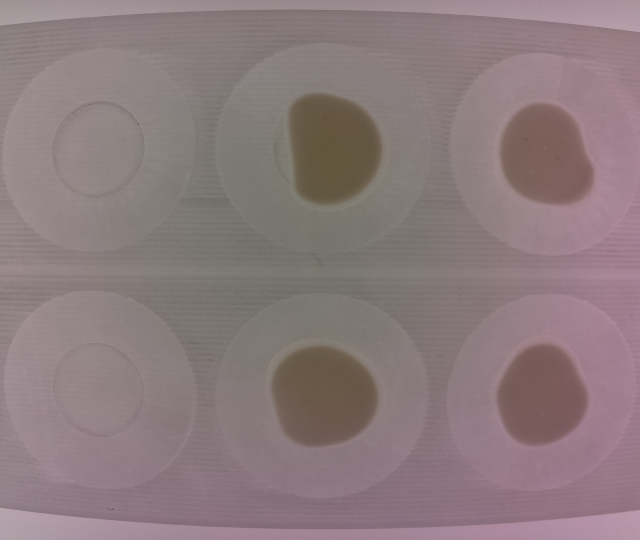
#> input picture chessboard/image_test_calibration.jpg, 1280 x 1080 px, given in place of the camera (shown at 1/2 size)
$ python FlyTracking.0.03.py   (older library calls are emulated)
#> lines starting #> are read from the running program, lines starting #| are printed output that depends on the picture; after the words box and inside, x2 and y2 are one past the last pixel; in counts of white or black regions, pixels touching at a corner belong together
### multipleObjectTracker_3.py
#!/usr/bin/env python3
# -*- coding: utf-8 -*-
"""
Created on Wed Dec 13 11:37:36 2017

@author: neberle
"""
import numpy as np
from scipy.optimize import linear_sum_assignment
import tracker_constant as const
import util
import csv
import cv2
import logging

class MultipleObjectTracker(object):
    def __init__(self):
        self.tracks = []
        self.indiceTrack = 0
        self.indiceFrame = 0

    # [184 lines left out: functions __delete_duplicate_tracks, update_tracks, not called in this run]

class Plot(object):

    # [4 lines left out: function __init__, not called in this run]

    def add_to_plot(self, _plot, _date):
        self.plot = _plot
        self.date = _date

class Track(object):
    # [53 lines left out: functions __init__, createFoo, add_to_track, not called in this run]

    def save_history(self):
        self.writer.writerow([self.idx , self.plot[0][0],self.plot[0][1],self.speed[0][0], self.speed[0][1],self.flag_touch ] )
        self.idx += 1

    # [10 lines left out: functions is_singular, is_dead, not called in this run]

    def is_alive(self):
        self.num_misses = 0
        self.roi_of_search = const.MAX_PIXELS_DIST_TRACK

    # [8 lines left out: function compute_speed, not called in this run]

    def get_length(self):
        return self.nbplot

    def get_latest_bb(self):
        return self.plot;

    # [5 lines left out: function updateStatus, not called in this run]

### FlyTracking.0.03.py
from imutils.video.pivideostream import PiVideoStream
from imutils.video import FPS
from picamera.array import PiRGBArray
from picamera import PiCamera
import argparse
import imutils
import time


import cv2
import numpy as np
from multipleObjectTracker_3 import MultipleObjectTracker
import tracker_constant as const


def nothing(x):
    pass


def main(args):
    #X vers le bas, Y vers la droite
    A = [ 45 , 95   ]
    B = [ 250 , 95  ]

    #kernel = np.ones((3,3),np.uint8)
    kernel = cv2.getStructuringElement(cv2.MORPH_ELLIPSE,(3,3))

    color = np.random.randint(0,255,(255,3))

    lk_params = dict( winSize  = (20,20),
                       maxLevel = 1,
                       criteria = (cv2.TERM_CRITERIA_EPS | cv2.TERM_CRITERIA_COUNT, 50, 0.1))

    marge_x = 1
    marge_y = 1
    seuil_bas = 60

    print("[INFO] sampling THREADED frames from `picamera` module...")
    vs = PiVideoStream((1280,960),30).start()
    time.sleep(2.0)


    # Check if camera opened successfully
    #if (cap.isOpened()== False):
    #    print("Error opening video stream or file")

    init_once = False
    numFrame = 0
    numVideo = 0
    #init du tracker
    tracker = MultipleObjectTracker()
    fps = FPS().start()

    cv2.namedWindow("res")
    cv2.createTrackbar('Seuil','res',60,255,nothing)
    cv2.createTrackbar('Display','res',1,3,nothing)

    display_flag = 1
    #0 : aucun affichage
    #1 : correspond à l'affichage des plots
    #2 : correspond à l'affichage continue des pistes
    #3 : correspond au masque binaire de l'image seuillee

    while True:
        print('***************************************************************')
        # Take each frame
        frame = vs.read()
#> frame is the input picture: shape (1080, 1280, 3); mean B, G, R 125.2, 122.8, 139.5
        height, width, _ = frame.shape
#> height = 1080; width = 1280

        if args["save_video"] == 1:
            if numFrame%1000 == 0:
                out = cv2.VideoWriter('/media/pi/02F0-F0FD1/video_out_' + str(numVideo) + '.avi',cv2.VideoWriter_fourcc('M','J','P','G'), 10, (1280,960))
                numVideo = numVideo + 1
                out.write(frame)
            else:
                if  numFrame%1000 == 999:
                    out.write(frame)
                    out.release()
                else:
                    out.write(frame)


        # Convert BGR to gray
        gray = cv2.cvtColor(frame, cv2.COLOR_BGR2GRAY)
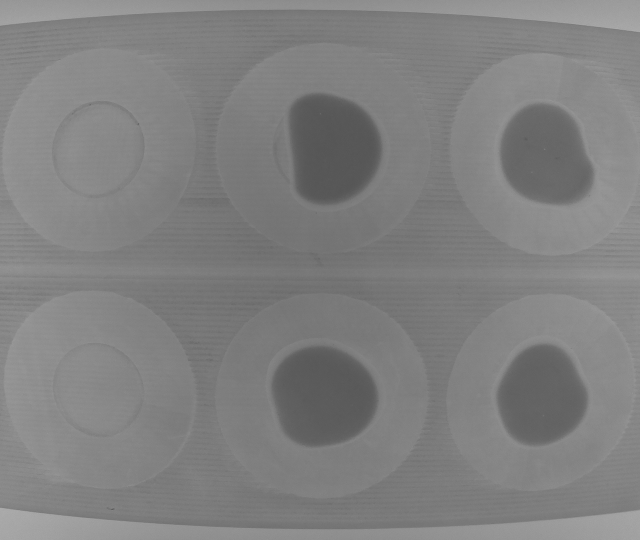
#> gray: shape (1080, 1280) (shown at 1/2 size); min 81, max 175, mean 128.1

        if display_flag==3:
            cv2.imshow('res',frame)

        # initialization of mask and store frame
        if not init_once:

            mask = np.zeros_like(frame)
            mask2 = np.zeros_like(frame)
            old_gray = np.zeros_like(frame)
            num_plot = 0
            init_once = True

        seuil_bas = cv2.getTrackbarPos('Seuil','res')
        display_flag = cv2.getTrackbarPos('Display','res')

        ret,thresh2 = cv2.threshold(gray,seuil_bas,255,cv2.THRESH_BINARY_INV)
#> thresh2: shape (1080, 1280); every value is 0
#> ret = 60
        thresh2_dilate = cv2.dilate(thresh2,kernel,iterations = 1)
        thresh2_median  = cv2.medianBlur(thresh2_dilate,5)

        if display_flag==3:
            cv2.imshow('res',thresh2_median)

        im2, contours, hierarchy = cv2.findContours(thresh2_median,cv2.RETR_TREE,cv2.CHAIN_APPROX_SIMPLE)
#> contours = []

        pos_t = np.empty((0,1,4), dtype='float32')

        #For each blob/contour
        for cnt in contours:
            rect = cv2.minAreaRect(cnt)
            perimeter = cv2.arcLength(cnt,True)
            #if the perimeteter is too high, then this blob is ignored
            if perimeter > const.MAX_PERIMETER_BLOB:
                continue
            #else this blob is a plot
            M = cv2.moments(cnt)
            area = cv2.contourArea(cnt)
            box = cv2.boxPoints(rect)
            box = np.int0(box)
            #print(area , ' ' , rect)
            if(area>10000):
                (cx,cy),(MA,ma),angle = cv2.fitEllipse(cnt)
                ellipse = cv2.fitEllipse(cnt)
                if display_flag==1:
                    frame = cv2.ellipse(frame,ellipse, (0,255,0), 1)
            else:
                if(M['m00']!=0):
                    cx = (M['m10']/M['m00'])
                    cy = (M['m01']/M['m00'])
                    MA = 2
                    ma = 2
                    angle = 0
                else:
                    cx = ((box[0][0] + box[1][0] + box[2][0] + box[3][0])/4)
                    cy = ((box[0][1] + box[1][1] + box[2][1] + box[3][1])/4)
                    angle = 0
                    MA = 2
                    ma = 2
                    angle = 0

            #cv2.drawContours(frame,[box],0,(0,0,255),2)
            current_plot = np.array([[[ cx,cy,angle*np.pi/180,area ]]],dtype='float32')
            #pos_t centroids of blob at time t
            pos_t = np.concatenate((pos_t,current_plot))
#> this loop made 0 passes
        #update of the tracker with new plots
#> (the run stopped early here; a loop or call above may not have finished)

$ run again, on chessboard/chess_02.jpg
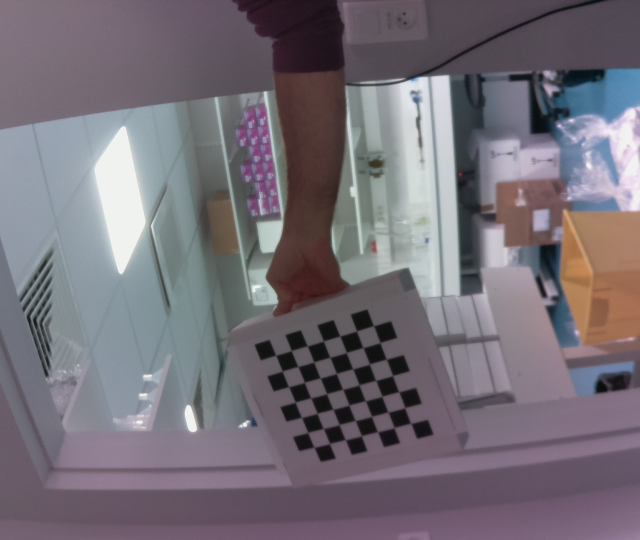
#> input picture chessboard/chess_02.jpg, 1280 x 1080 px, given in place of the camera (shown at 1/2 size)
#> in main, frame is the input picture: shape (1080, 1280, 3); mean B, G, R 119.1, 110.6, 116.9
#> in main, `ret,thresh2 = cv2.threshold(gray,seuil_bas,255,cv2.THRESH_BINARY_INV)`:
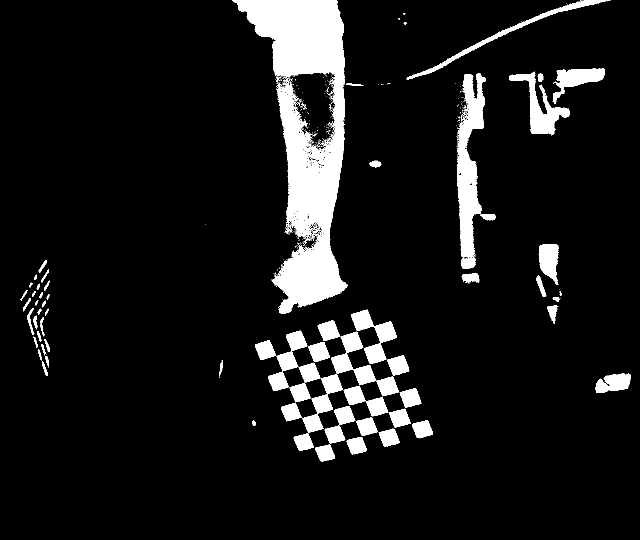
#> thresh2: shape (1080, 1280) (shown at 1/2 size); 9.2% white; 391 white regions (322 under 20 px), largest, box (x1, y1, x2, y2) and area: (464, 0, 695, 628) 60062, (914, 147, 972, 538) 11582, (1018, 143, 1140, 271) 4569
#> ret = 60
#> thresh2_dilate: shape (1080, 1280); 10.4% white; 82 white regions (32 under 20 px), largest, box (x1, y1, x2, y2) and area: (463, 0, 696, 629) 67603, (509, 618, 844, 924) 35505, (912, 146, 992, 539) 13875
#> in main, `thresh2_median  = cv2.medianBlur(thresh2_dilate,5)`:
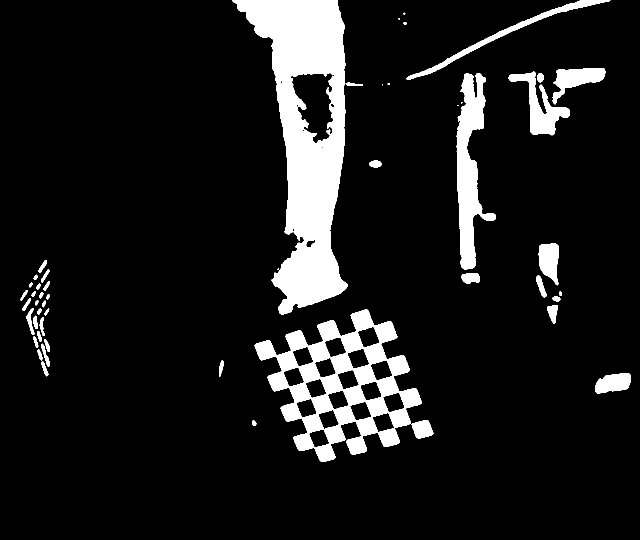
#> thresh2_median: shape (1080, 1280) (shown at 1/2 size); 10.4% white; 51 white regions (7 under 20 px)
#> contours = 78 contours, 14 with area under 20; largest, box (x1, y1, x2, y2) and area: (464, 0, 696, 629) 74951, (509, 619, 843, 924) 53742, (913, 146, 992, 539) 13389, (580, 145, 669, 288) 7836, (1017, 143, 1140, 271) 4886
#> the loop in main, `for cnt in contours:` made 78 passes
#> (rect, perimeter, area, box, cx, cy, current_plot) on passes 4 to 6: (((89.1, 736.8), (6.64, 31.31), -18.43), 71.94, 153, [[90, 752], [81, 723], [87, 720], [97, 750]], 89.13, 737.6, [[89.13, 737.6, 0, 153]]), (((441.6, 736.6), (33.54, 6.86), -78.69), 73.21, 144.5, [[441, 753], [434, 752], [441, 719], [448, 720]], 441.9, 735.2, [[441.9, 735.2, 0, 144.5]]), (((79.61, 709.1), (5.81, 22.79), -17.1), 52.63, 96, [[80, 720], [73, 699], [79, 697], [85, 719]], 79.51, 709.2, [[79.51, 709.2, 0, 96]])

$ run again, on chessboard/chess_03.jpg
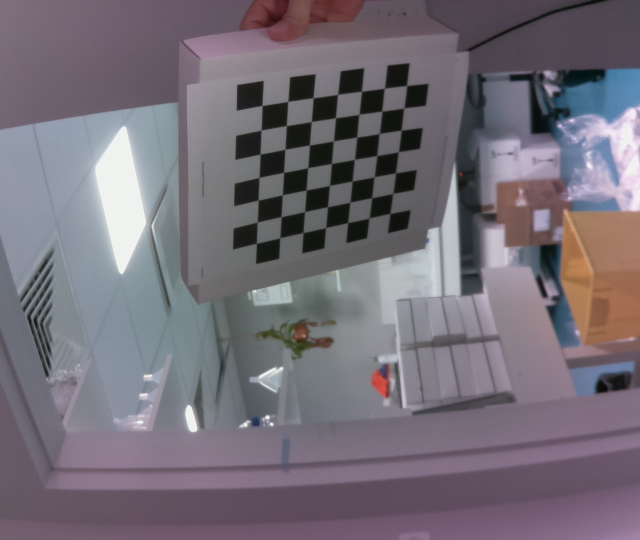
#> input picture chessboard/chess_03.jpg, 1280 x 1080 px, given in place of the camera (shown at 1/2 size)
#> in main, frame is the input picture: shape (1080, 1280, 3); mean B, G, R 119.5, 110, 116.5
#> in main, `ret,thresh2 = cv2.threshold(gray,seuil_bas,255,cv2.THRESH_BINARY_INV)`:
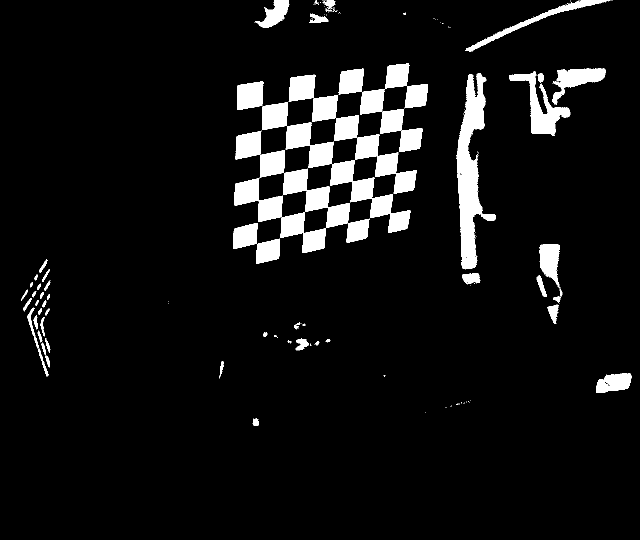
#> thresh2: shape (1080, 1280) (shown at 1/2 size); 7.1% white; 155 white regions (89 under 20 px), largest, box (x1, y1, x2, y2) and area: (913, 146, 992, 539) 12748, (519, 300, 739, 486) 9508, (660, 320, 821, 466) 6737
#> ret = 60
#> thresh2_dilate: shape (1080, 1280); 8% white; 63 white regions (17 under 20 px), largest, box (x1, y1, x2, y2) and area: (465, 126, 857, 528) 68144, (912, 145, 993, 540) 14053, (1017, 142, 1142, 273) 5572
#> in main, `thresh2_median  = cv2.medianBlur(thresh2_dilate,5)`:
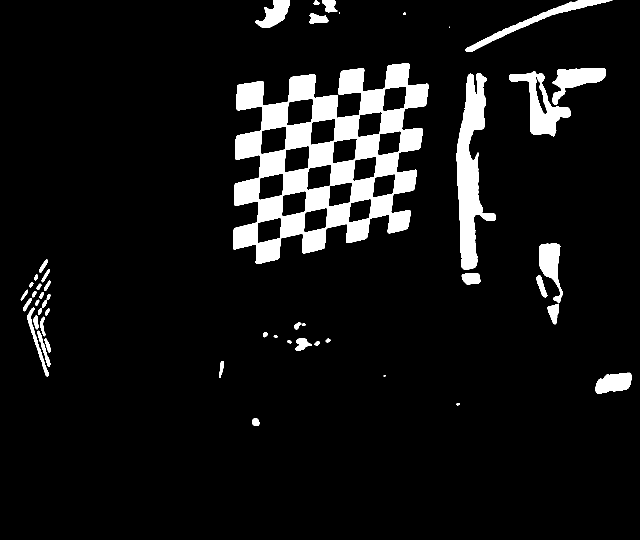
#> thresh2_median: shape (1080, 1280) (shown at 1/2 size); 7.9% white; 49 white regions (3 under 20 px)
#> contours = 67 contours, 5 with area under 20; largest, box (x1, y1, x2, y2) and area: (466, 126, 857, 528) 99336, (912, 146, 992, 539) 13544, (1018, 142, 1141, 273) 5989, (1104, 136, 1212, 210) 3415, (931, 0, 1225, 104) 3170
#> the loop in main, `for cnt in contours:` made 67 passes
#> (rect, perimeter, area, box, cx, cy, current_plot) on passes 5 to 7: (((442.9, 738.6), (33.66, 7.07), -83.99), 76.38, 154.5, [[444, 755], [437, 754], [441, 721], [448, 722]], 442.7, 736.2, [[442.7, 736.2, 0, 154.5]]), (((634, 686.5), (10.61, 6.36), -45), 28.14, 53, [[632, 692], [628, 688], [635, 680], [640, 685]], 633.9, 686.2, [[633.9, 686.2, 0, 53]]), (((578.5, 683), (4.92, 8.05), -63.43), 21.9, 29.5, [[581, 687], [573, 683], [576, 679], [583, 682]], 578.5, 683.1, [[578.5, 683.1, 0, 29.5]])
#> after the loop in main, `for cnt in contours:`: pos_t = 58 rows, first 6: [511.2, 844, 0, 162.5], [915.7, 808, 0, 15.5], [768.5, 751.3, 0, 6.5], [442.7, 736.2, 0, 154.5], [633.9, 686.2, 0, 53], [578.5, 683.1, 0, 29.5]
